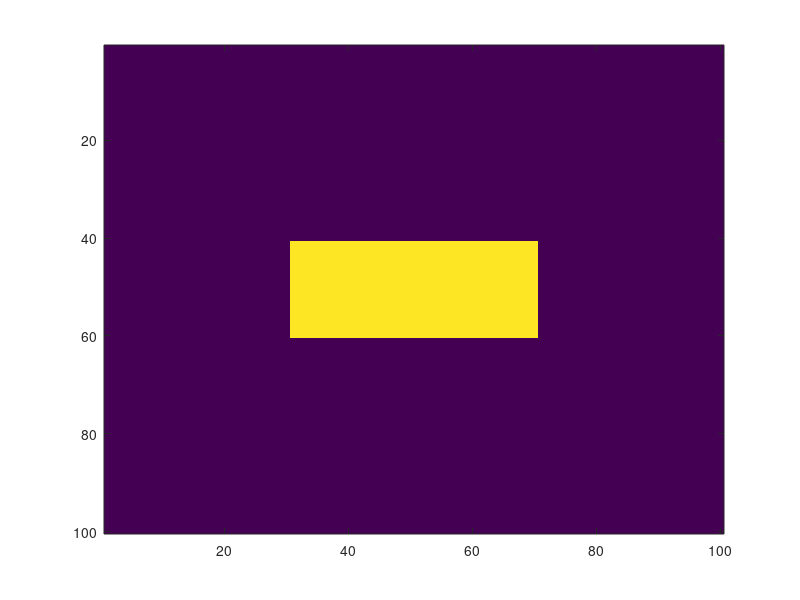
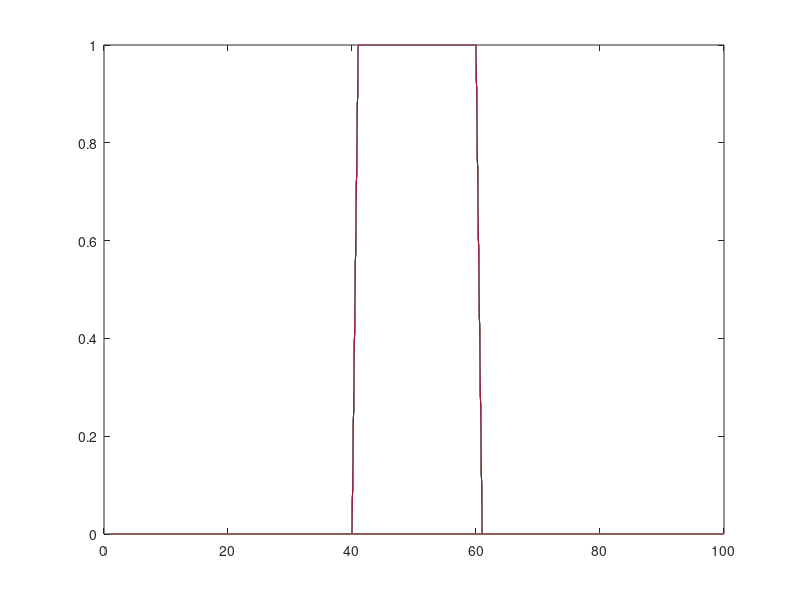
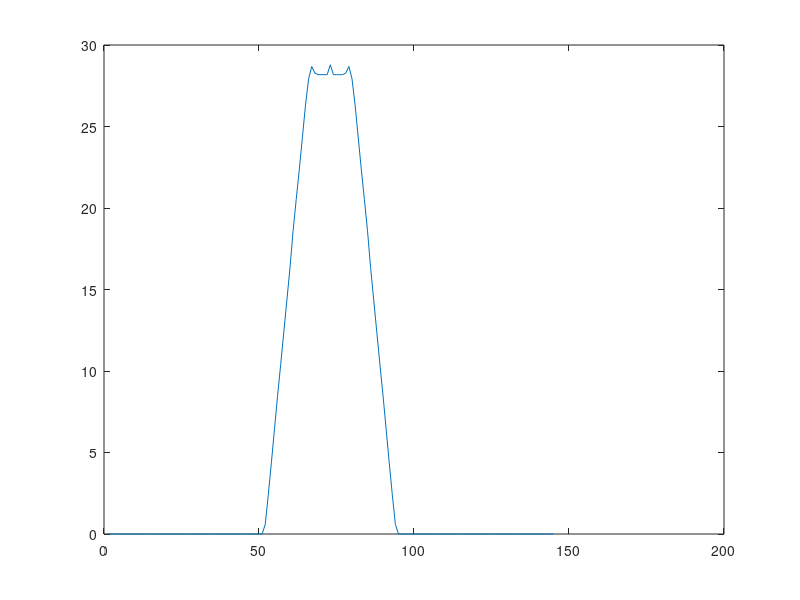
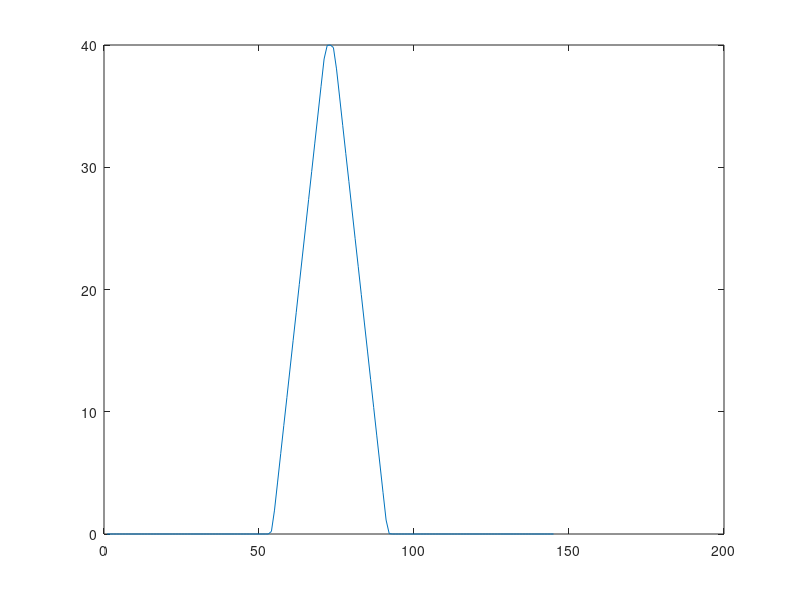

Reproduce these figures in MATLAB, in order.
figure(1)
I=zeros(100,100);
I(41:60,31:70)=1;
imagesc(I)
figure(2)
theta1=0
R1=radon(I)
[R,xp]=radon(I,theta1);
imagesc(R1)
plot(I)
figure(3)
theta2=45
R2=radon(I)
[R2,xp]=radon(I,theta2);
imagesc(R2)
plot(R2)
figure(4)
theta3=60
R3=radon(I)
[R3,xp]=radon(I,theta3);
imagesc(R3)
plot(R3)
figure(5)
theta4=90
R4=radon(I)
[R4,xp]=radon(I,theta4);
imagesc(R4)
plot(R4)
figure(6)
theta5=135
R5=radon(I)
[R5,xp]=radon(I,theta5);
imagesc(R5)
plot(R5)
figure(10)
theta9=135
R9=radon(I)
[R5,xp]=radon(I,theta9);
imagesc(R9)
plot(R9)

figure(7)
theta6=180
R6=radon(I)
[R6,xp]=radon(I,theta6);
imagesc(R6)
plot(R6)
figure(7)
theta=0:180;
R7=radon(I)
[R7,xp]=radon(I,theta);
imagesc(R7)
plot(R7)
figure(8)
i1=iradon(R7,theta,'linear','none');
subplot(2,4,1)
imagesc(i1);
i2=iradon(R7,theta,'spline','Ram-Lak');
subplot(2,4,2)
imagesc(i2);
i3=iradon(R7,theta,'pchip','Hann');
subplot(2,4,3)
imagesc(i3);
i4=iradon(R7,theta,'nearest','shepp-logan');
subplot(2,4,4)
imagesc(i4);
i5=iradon(R7,theta,'pchip','Cosine');
subplot(2,4,5)
imagesc(i5);




